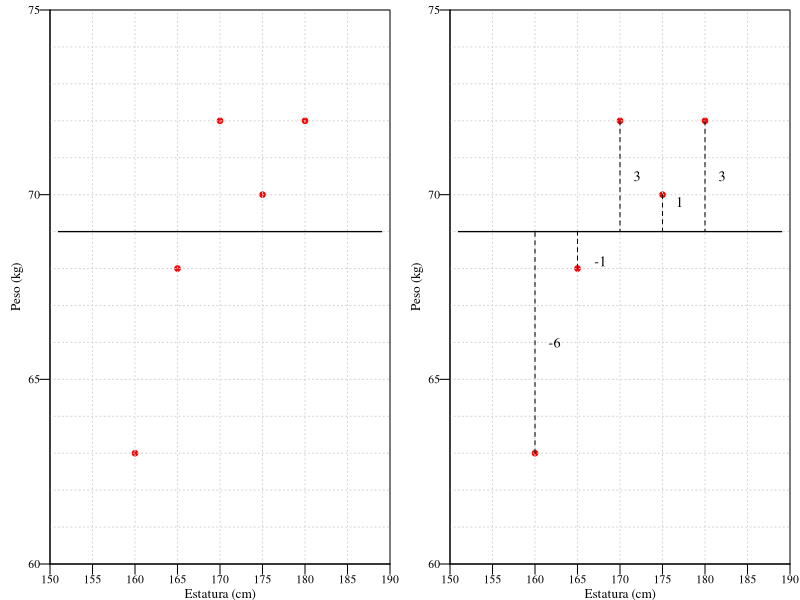

Generate this figure with R:
#setwd("C:/Users/pgrim/Dropbox/Libro Respuestas 7")
t = 0.85
x = c(160, 165, 170, 175, 180)
y = c(63, 68, 72, 70, 72)
png(file="0707 R2_02.png",width=1400, height=650, res = 300)
par(mfrow=c(1,2), mar=c(1.8, 2.5, 0.5, 0.5), xaxs="i", yaxs="i", family = "serif")

plot(x,y, las=1, ylim = c(60, 75), xlim = c(150, 190), xlab="", ylab="", pch = 19, col ="red", cex = t-0.1, xaxt = "n", yaxt = "n")
grid(8, 15, col = "lightgray", lty = "dotted")
axis(side=1, at=seq(150, 190, 5), padj=-2.1, tck=-0.03, cex.axis=t-0.15, family = "serif")
axis(side=2, at=seq(60, 75, 5), hadj=0.15, tck=-0.03, cex.axis=t-0.15, las=1, family = "serif")
mtext('Estatura (cm)', side=1, line=0.9, cex=t-0.05, las=1, family = "serif")
mtext('Peso (kg)', side=2, line=1.3, cex=t-0.05, las=0, family = "serif")
xx = c(151, 189)
yy = c(69, 69)
lines(xx, yy, type="l", lwd=1.3)


plot(x,y, las=1, ylim = c(60, 75), xlim = c(150, 190), xlab="", ylab="", pch = 19, col ="red", cex = t-0.1, xaxt = "n", yaxt = "n")
grid(8, 15, col = "lightgray", lty = "dotted")
axis(side=1, at=seq(150, 190, 5), padj=-2.1, tck=-0.03, cex.axis=t-0.15, family = "serif")
axis(side=2, at=seq(60, 75, 5), hadj=0.15, tck=-0.03, cex.axis=t-0.15, las=1, family = "serif")
mtext('Estatura (cm)', side=1, line=0.9, cex=t-0.05, las=1, family = "serif")
mtext('Peso (kg)', side=2, line=1.3, cex=t-0.05, las=0, family = "serif")
xx = c(151, 189)
yy = c(69, 69)
lines(xx, yy, type="l", lwd=1.3)

x1 = c(160, 160)
y1 = c(63, 69)
lines(x1, y1, lty = 2)
text(162.3, 66, "-6", cex=t)

x2 = c(165, 165)
y2 = c(68, 69)
lines(x2, y2, lty = 2)
text(167.67, 68.2, "-1", cex=t)

x3 = c(170, 170)
y3 = c(72, 69)
lines(x3, y3, lty = 2)
text(172, 70.5, "3", cex=t)

x4 = c(175, 175)
y4 = c(70, 69)
lines(x4, y4, lty = 2)
text(177, 69.8, "1", cex=t)

x5 = c(180, 180)
y5 = c(72, 69)
lines(x5, y5, lty = 2)
text(182, 70.5, "3", cex=t)

dev.off()
